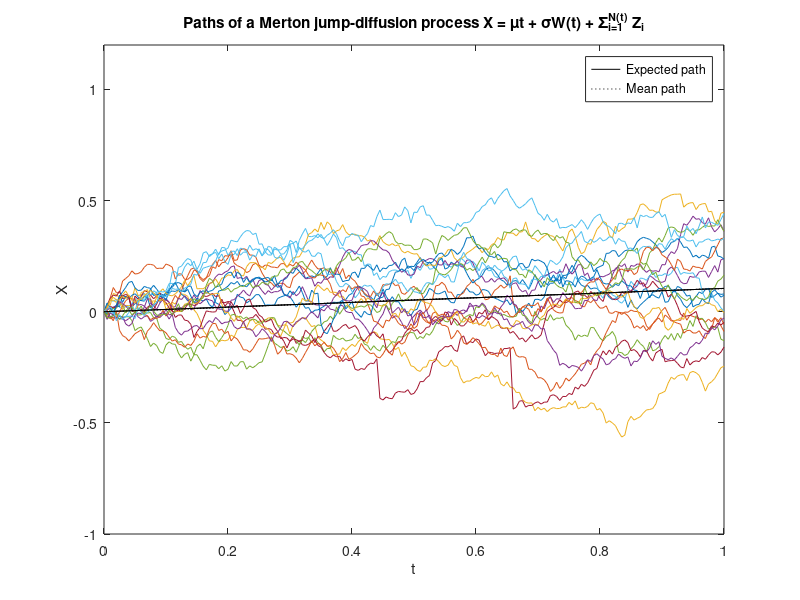
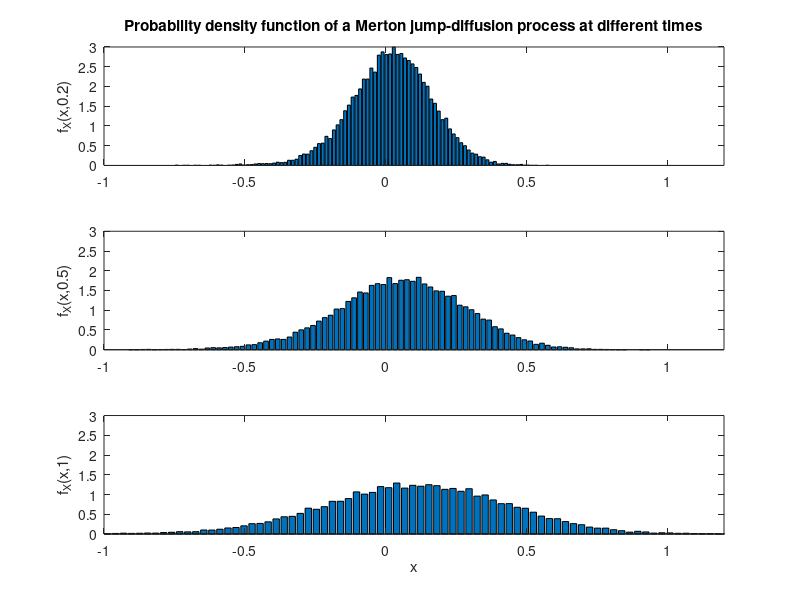

Source code (MATLAB) for these figures, in order:
%% Monte Carlo simulation of a Merton jump-diffusion process
% X(t) = (muS-0.5*sigma^2)*t + sigma*W(t) + sum_{i=1}^{N(t)} Z_i

% Define parameters and time grid
clear all % clear all variables from memory
npaths = 20000; % number of paths
T = 1; % time horizon
nsteps = 200; % number of time steps
dt = T/nsteps; % time step
t = 0:dt:T; % observation times
muS = 0.2; sigma = 0.3; % model parameters of the diffusion part (GBM)
muJ = -0.1; sigmaJ = 0.15; lambda = 0.5; % Additional model parameters of the jump part (NCPP)
S0 = 1; % initial stock price

%% Monte Carlo

% Compute the increments of the ABM
dW = (muS-0.5*sigma^2)*dt + sigma*sqrt(dt)*randn(nsteps,npaths);

% Compute the increments of the NCPP
dN = poissrnd(lambda*dt,[nsteps,npaths]); % Find our Poisson random number
dJ = muJ*dN + sigmaJ*sqrt(dN).*randn(nsteps,npaths);

% Sum the increments of the ABM and the NCPP
dX = dW + dJ;

% Accumulate the increments
X = [zeros(1,npaths); cumsum(dX)];

% Stock price
%S = S0*exp(X);

%% Expected, mean and sample path
figure(1)
close all
EX = (muS-0.5*sigma^2+lambda*muJ)*t; % expected path
plot(t,EX,'k',t,mean(X,2),':k',t,X(:,1:1000:end),t,EX,'k',t,mean(X,2),':k')
legend('Expected path','Mean path')
xlabel('t')
ylabel('X')
ylim([-1,1.2]);
title('Paths of a Merton jump-diffusion process X = \mut + \sigmaW(t) + \Sigma_{i=1}^{N(t)} Z_i')
print('-dpng','mjdpaths.png')

%% Probability density function at different times
figure(2)

[h,x] = hist(X(40,:),100);
f = h/(sum(h)*(x(2)-x(1)));
subplot(3,1,1)
bar(x,f)
ylabel('f_X(x,0.2)')
xlim([-1,1.2])
ylim([0,3])
title('Probability density function of a Merton jump-diffusion process at different times')

[h,x] = hist(X(100,:),100);
f = h/(sum(h)*(x(2)-x(1)));
subplot(3,1,2)
bar(x,f)
xlim([-1,1.2])
ylim([0,3])
ylabel('f_X(x,0.5)')

[h,x] = hist(X(end,:),100);
f = h/(sum(h)*(x(2)-x(1)));
subplot(3,1,3)
bar(x,f)
xlim([-1,1.2])
ylim([0,3])
xlabel('x')
ylabel('f_X(x,1)')

print('-dpng','mjddensities.png')